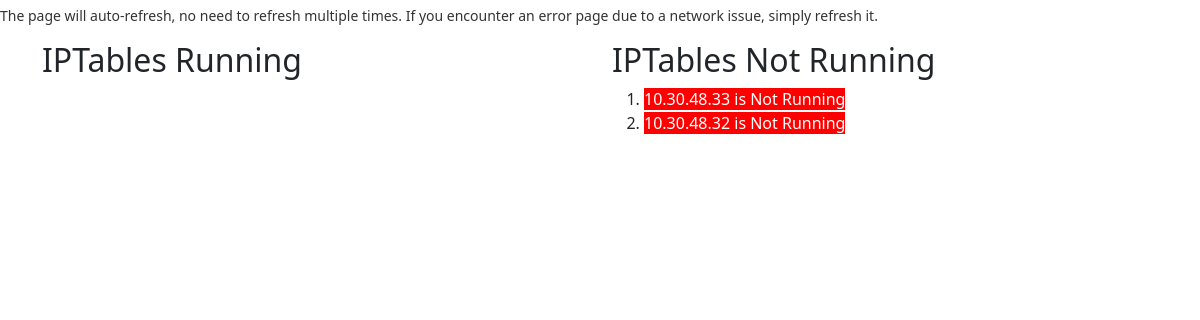
Before: /IPTables with the older database file.
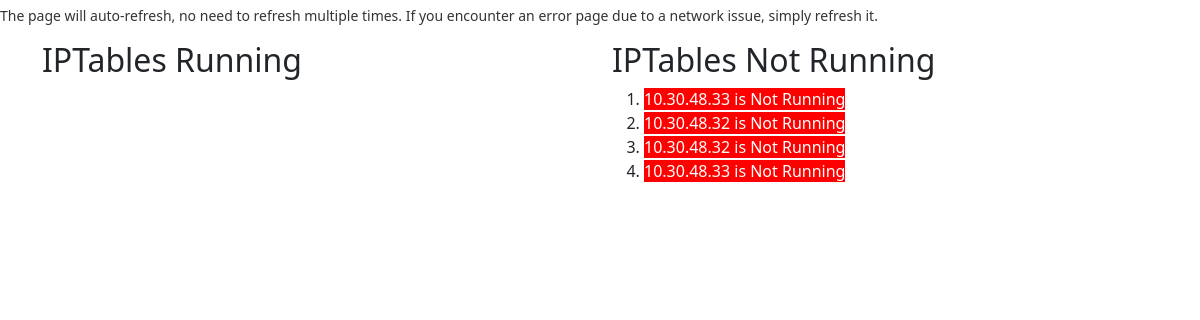
After: the same page with the newer database file.
### Home/models.py (models this page shows, shortened)
class IPTable(models.Model):
    service_name = models.CharField(max_length=200)
    ip1 = models.CharField(max_length=200,blank=True)

### Home/views.py (the view)
# urls.py: path("IPTables", views.IPTables, name='IPTables' ),
def IPTables(request):
    iptable_objs = IPTable.objects.filter(service_name="IPTables")
    base_url = "http://nagios.beta-wspbx.com/nagios/cgi-bin/statusjson.cgi?query=service"
    url_info_list_run = []  # Create an empty list to store URL and info
    url_info_list_nrun = []  # Create an empty list to store URL and info
    for iptable_obj in iptable_objs:
        service_name = iptable_obj.service_name
        ip1 = iptable_obj.ip1
        constructed_url = f"{base_url}&hostname={ip1}&servicedescription={service_name}"
        test = webnagios(constructed_url)
        print("########### iptables ###########")
        print(test)
        if test == 'Success':
            url_info_list_run.append(ip1)
        else:
            url_info_list_nrun.append(ip1)
    context = {
        'url_info_list_run': url_info_list_run,  # Pass the list in the context
        'url_info_list_nrun': url_info_list_nrun,  # Pass the list in the context
    }
    return render(request, 'IPTables.html', context)

### Home/views.py (called while the page is built)
def webnagios(passing_url):
    try:
        request_url = passing_url
        username = 'nagiosadmin'
        password = 'Nagios@beta'
        session = requests.Session()
        request = session.get(request_url, auth=HTTPBasicAuth(username, password), verify=False)
        request.raise_for_status()  # Raise an exception for 4xx and 5xx status codes
        data_json = json.loads(request.text)
        plugin_output = data_json['data']['service']['plugin_output']
        sub_str = "OK"
        sub_str1 = "ok"
        if (plugin_output.lower().find(sub_str.lower()) != -1) or (plugin_output.lower().find(sub_str1.lower()) != -1):
            return "Running"
        else:
            return "Not Running"
    except RequestException as e:
        return f"Error: {e}"
    except (KeyError, json.JSONDecodeError) as e:
        return f"Error parsing JSON response: {e}"

### Home/templates/IPTables.html (shortened to what this page needs)
{% extends 'base1.html' %}
{% block body %}
<div class="container">
    <div class="row">
        <div class="col-md-6">
            <h2>IPTables Running</h2>
        </div>
        <div class="col-md-6">
            <h2>IPTables Not Running</h2>
            <ol>
                {% for opp in url_info_list_nrun %}
                    <li><span style="background-color: red; color: white;">{{ opp }} is Not Running</span></li>
                {% endfor %}
            </ol>
        </div>
    </div>
</div>
{% endblock body %}

Changed rows visible on the page:
added IPTable: url_info_list_nrun "10.30.48.32"
added IPTable: url_info_list_nrun "10.30.48.33"
Other visible differences:
new list line: "is Not Running"
